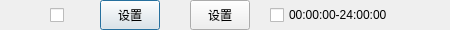
<?xml version="1.0" encoding="UTF-8"?>
<ui version="4.0">
 <class>dialog_null_moveTestSetSubDialog</class>
 <widget class="QDialog" name="dialog_null_moveTestSetSubDialog">
  <property name="geometry">
   <rect>
    <x>0</x>
    <y>0</y>
    <width>450</width>
    <height>30</height>
   </rect>
  </property>
  <property name="windowTitle">
   <string>Dialog</string>
  </property>
  <widget class="QLabel" name="label_moveTestSetSubDialog_channel">
   <property name="geometry">
    <rect>
     <x>0</x>
     <y>0</y>
     <width>30</width>
     <height>30</height>
    </rect>
   </property>
   <property name="text">
    <string/>
   </property>
  </widget>
  <widget class="QCheckBox" name="checkBox_moveTestSetSubDialog_open">
   <property name="geometry">
    <rect>
     <x>50</x>
     <y>0</y>
     <width>30</width>
     <height>30</height>
    </rect>
   </property>
   <property name="text">
    <string/>
   </property>
  </widget>
  <widget class="QPushButton" name="pushButton_moveTestSetSubDialog_areaSet">
   <property name="geometry">
    <rect>
     <x>100</x>
     <y>0</y>
     <width>60</width>
     <height>30</height>
    </rect>
   </property>
   <property name="text">
    <string>设置</string>
   </property>
  </widget>
  <widget class="QPushButton" name="pushButton_moveTestSetSubDialog_warnOut">
   <property name="geometry">
    <rect>
     <x>190</x>
     <y>0</y>
     <width>60</width>
     <height>30</height>
    </rect>
   </property>
   <property name="text">
    <string>设置</string>
   </property>
  </widget>
  <widget class="QCheckBox" name="checkBox_moveTestSetSubDialog_warnOrder">
   <property name="geometry">
    <rect>
     <x>270</x>
     <y>0</y>
     <width>160</width>
     <height>30</height>
    </rect>
   </property>
   <property name="text">
    <string>00:00:00-24:00:00</string>
   </property>
  </widget>
 </widget>
 <resources/>
 <connections/>
</ui>
